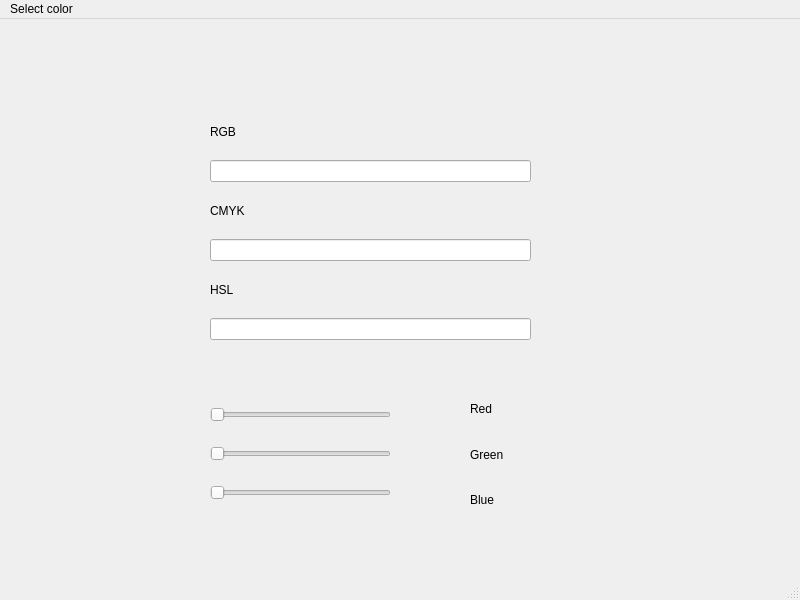
<?xml version="1.0" encoding="UTF-8"?>
<ui version="4.0">
 <class>MainWindow</class>
 <widget class="QMainWindow" name="MainWindow">
  <property name="geometry">
   <rect>
    <x>0</x>
    <y>0</y>
    <width>800</width>
    <height>600</height>
   </rect>
  </property>
  <property name="windowTitle">
   <string>MainWindow</string>
  </property>
  <widget class="QWidget" name="centralwidget">
   <widget class="QLabel" name="message_label">
    <property name="geometry">
     <rect>
      <x>210</x>
      <y>330</y>
      <width>311</width>
      <height>51</height>
     </rect>
    </property>
    <property name="text">
     <string/>
    </property>
   </widget>
   <widget class="QWidget" name="layoutWidget">
    <property name="geometry">
     <rect>
      <x>210</x>
      <y>90</y>
      <width>321</width>
      <height>231</height>
     </rect>
    </property>
    <layout class="QVBoxLayout" name="verticalLayout_2">
     <item>
      <layout class="QVBoxLayout" name="verticalLayout">
       <item>
        <widget class="QLabel" name="label">
         <property name="text">
          <string>RGB</string>
         </property>
        </widget>
       </item>
       <item>
        <widget class="QLineEdit" name="rgb_line"/>
       </item>
       <item>
        <widget class="QLabel" name="label_2">
         <property name="text">
          <string>CMYK</string>
         </property>
        </widget>
       </item>
       <item>
        <widget class="QLineEdit" name="cmyk_line"/>
       </item>
       <item>
        <widget class="QLabel" name="label_3">
         <property name="text">
          <string>HSL</string>
         </property>
        </widget>
       </item>
       <item>
        <widget class="QLineEdit" name="hsl_line"/>
       </item>
      </layout>
     </item>
    </layout>
   </widget>
   <widget class="QWidget" name="layoutWidget">
    <property name="geometry">
     <rect>
      <x>210</x>
      <y>370</y>
      <width>181</width>
      <height>131</height>
     </rect>
    </property>
    <layout class="QVBoxLayout" name="verticalLayout_3">
     <item>
      <widget class="QSlider" name="red_slider">
       <property name="maximum">
        <number>255</number>
       </property>
       <property name="orientation">
        <enum>Qt::Horizontal</enum>
       </property>
      </widget>
     </item>
     <item>
      <widget class="QSlider" name="green_slider">
       <property name="maximum">
        <number>255</number>
       </property>
       <property name="orientation">
        <enum>Qt::Horizontal</enum>
       </property>
      </widget>
     </item>
     <item>
      <widget class="QSlider" name="blue_slider">
       <property name="maximum">
        <number>255</number>
       </property>
       <property name="orientation">
        <enum>Qt::Horizontal</enum>
       </property>
      </widget>
     </item>
    </layout>
   </widget>
   <widget class="QWidget" name="layoutWidget">
    <property name="geometry">
     <rect>
      <x>470</x>
      <y>370</y>
      <width>81</width>
      <height>131</height>
     </rect>
    </property>
    <layout class="QVBoxLayout" name="verticalLayout_4">
     <item>
      <widget class="QLabel" name="label_4">
       <property name="text">
        <string>Red</string>
       </property>
      </widget>
     </item>
     <item>
      <widget class="QLabel" name="label_5">
       <property name="text">
        <string>Green</string>
       </property>
      </widget>
     </item>
     <item>
      <widget class="QLabel" name="label_6">
       <property name="text">
        <string>Blue</string>
       </property>
      </widget>
     </item>
    </layout>
   </widget>
   <widget class="QWidget" name="">
    <property name="geometry">
     <rect>
      <x>400</x>
      <y>370</y>
      <width>61</width>
      <height>131</height>
     </rect>
    </property>
    <layout class="QVBoxLayout" name="verticalLayout_5">
     <item>
      <widget class="QLabel" name="red_sl_val">
       <property name="text">
        <string/>
       </property>
      </widget>
     </item>
     <item>
      <widget class="QLabel" name="green_sl_val">
       <property name="text">
        <string/>
       </property>
      </widget>
     </item>
     <item>
      <widget class="QLabel" name="blue_sl_val">
       <property name="text">
        <string/>
       </property>
      </widget>
     </item>
    </layout>
   </widget>
  </widget>
  <widget class="QMenuBar" name="menubar">
   <property name="geometry">
    <rect>
     <x>0</x>
     <y>0</y>
     <width>800</width>
     <height>25</height>
    </rect>
   </property>
   <widget class="QMenu" name="menuSelect_color">
    <property name="title">
     <string>Select color</string>
    </property>
    <addaction name="actionSelect_color"/>
   </widget>
   <addaction name="menuSelect_color"/>
  </widget>
  <widget class="QStatusBar" name="statusbar"/>
  <action name="actionSelect_color">
   <property name="text">
    <string>Color picker</string>
   </property>
   <property name="menuRole">
    <enum>QAction::NoRole</enum>
   </property>
  </action>
 </widget>
 <resources/>
 <connections/>
</ui>
